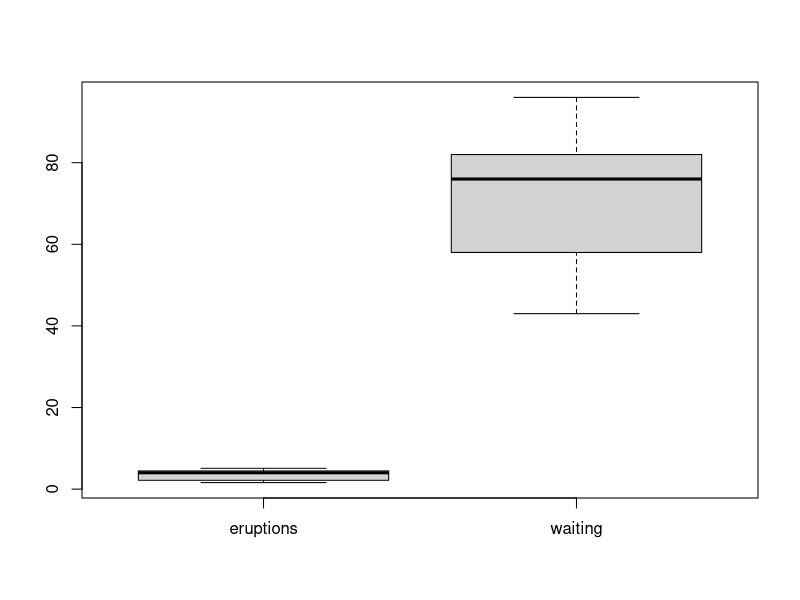
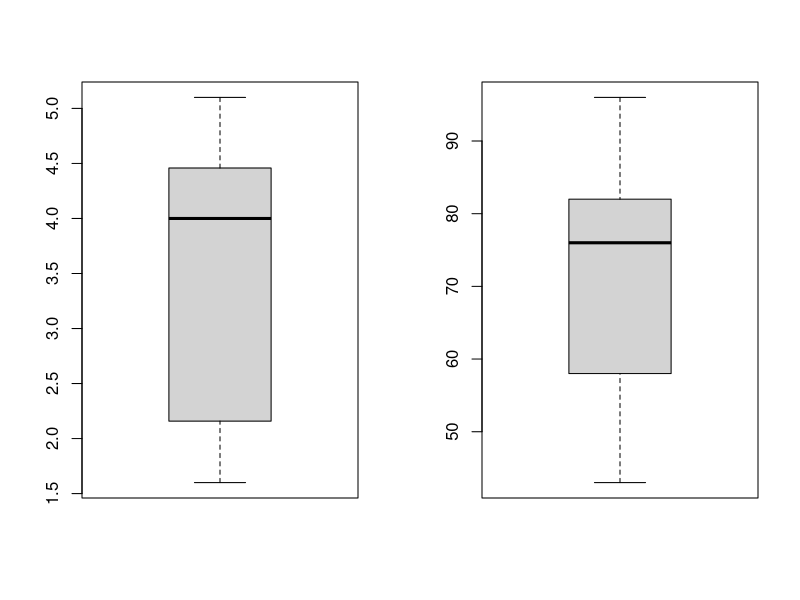

Recreate these plots in R, in order. (Note: this script raises an error after producing the figures.)
data(faithful)

summary(faithful)
boxplot(faithful)

par(mfrow=c(1, 2))
e <- faithful$eruptions
w <- faithful$waiting
boxplot(e)
boxplot(w)

# Print STDEV and COEVAR for both eruptions and waiting
out = round(apply(faithful, 2, function(z) {
  c(sdn(z), sdn(z)/mean(z))
}), 3)
row.names(out) = c("Standard Deviation", "Coefficient of Variation")
out

# Histograms for eruptions
par(mfrow=c(1, 2))
hist(e, breaks=seq(min(e), max(e), length.out=6))
hist(e, breaks=quantile(e, p=seq(0, 1, length.out=6)))

# Equal bin width with an appropriate number of bins
hist(e, breaks=9, main="10 Bins")

# Quantile plot
qvals <- sort(e)
pvals <- (1:length(e) / length(e))
plot(pvals, qvals, pch=19, col=adjustcolor("grey", alpha=0.7),
     xlim=c(0, 1), xlab="Quantiles", ylab="Proportion p", main="Eruptions")